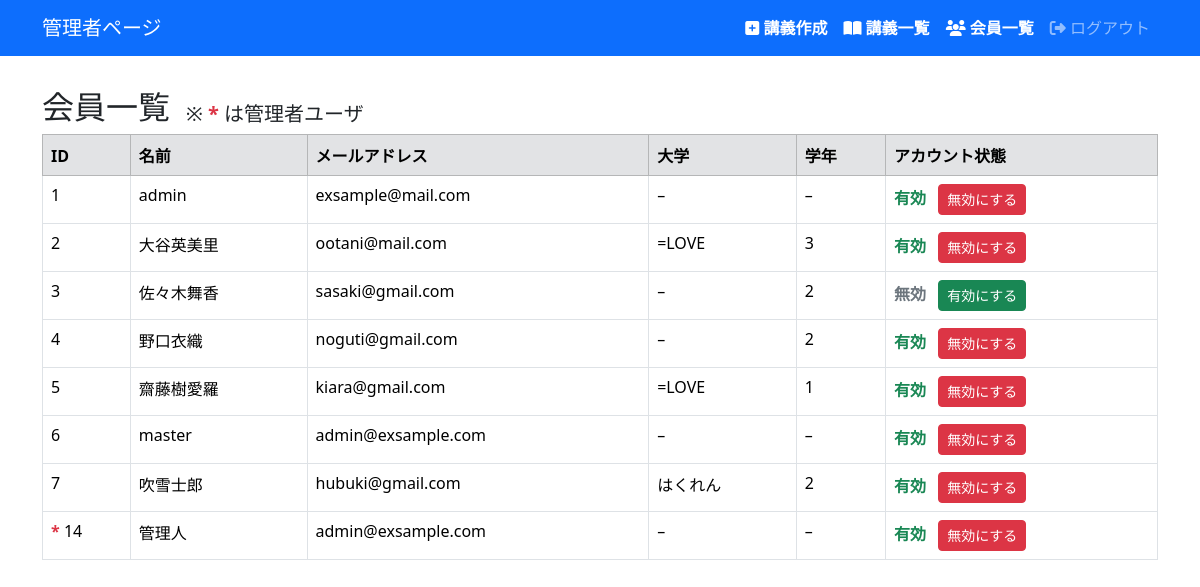
Before: /manager/users/ (signed in) with the older database file.
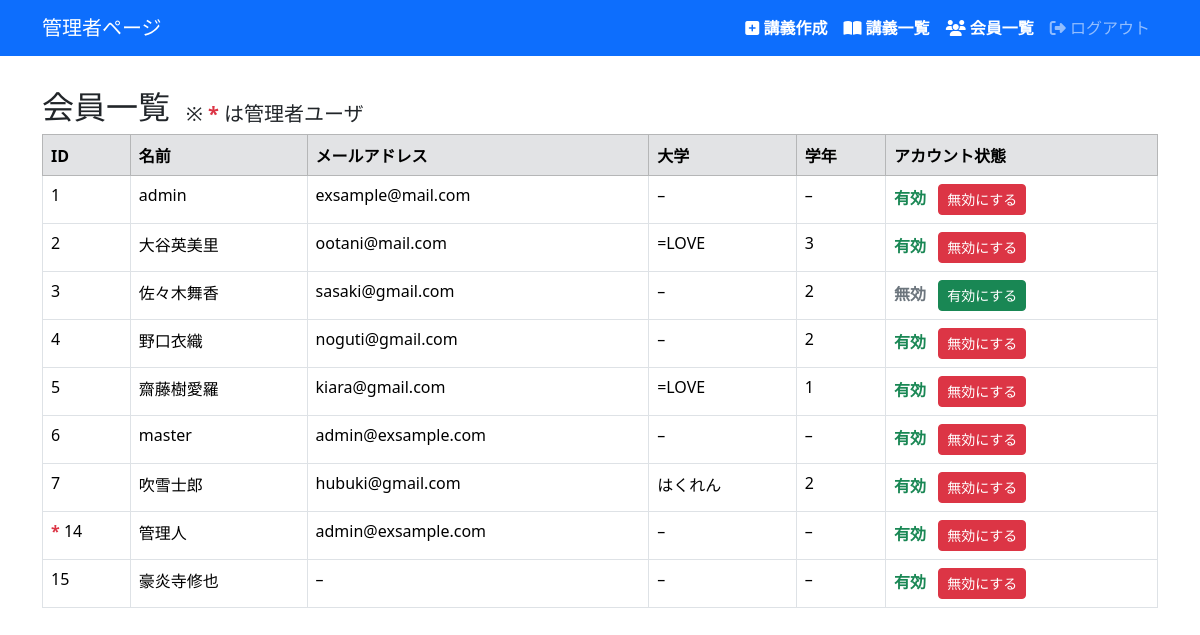
After: the same page with the newer database file.
### helloworld/models.py (models this page shows, shortened)
class User(AbstractUser):
    university = models.CharField(max_length=128, null=True, blank=True)
    school_year = models.PositiveIntegerField(null=True, blank=True)
    is_manager = models.BooleanField(default=False)

### helloworld/views.py (the view)
# urls.py: path('manager/users/', views.user_index, name='users_index'),
def user_index(request):
    users = User.objects.all()
    context = {
        'users': users,
    }
    return render(request, 'snippets/users/index.html', context)

### helloworld/templates/snippets/users/index.html
{% extends 'base.html' %}
{% load django_bootstrap5 %}
{% block main %}
<div class="d-flex align-items-end">
    <h2>会員一覧</h2>
    <h5 class="ms-3">※ <span class="text-danger fw-bold">*</span> は管理者ユーザ</h5>
</div>
<table class="table table-hover table-bordered">
    <thead class="table table-secondary">
        <tr>
            <th>ID</th>
            <th>名前</th>
            <th>メールアドレス</th>
            <th>大学</th>
            <th>学年</th>
            <th>アカウント状態</th>
        </tr>
    </thead>
    <tbody>
        {% for user in users %}
        {% if user.is_manager %}
        <tr>
            <td>
                <span class="text-danger fw-bold">*</span>
                {{ user.id }}
            </td>
            <td>{{ user.username }}</td>
            <td>{{ user.email|default:"–" }}</td>
            <td>{{ user.university|default:"–" }}</td>
            <td>{{ user.school_year|default:"–" }}</td>
            <td>{% include 'users/_user_is_active.html' %}</td>
        </tr>
        {% else %}
        <tr>
            <td>{{ user.id }}</td>
            <td>{{ user.username }}</td>
            <td>{{ user.email|default:"–" }}</td>
            <td>{{ user.university|default:"–" }}</td>
            <td>{{ user.school_year|default:"–" }}</td>
            <td>{% include 'users/_user_is_active.html' %}</td>
        </tr>
        {% endif %}
        {% endfor %}
    </tbody>
</table>
{% endblock %}

### helloworld/templates/snippets/base.html (shortened to what this page needs)
{% load static %}
{% load django_bootstrap5 %}
<html>
<head>
    {% bootstrap_css %}
    <link rel="stylesheet" href="{% static 'snippets/css/style.css' %}">
    <link rel="stylesheet" href="https://cdnjs.cloudflare.com/ajax/libs/font-awesome/6.5.0/css/all.min.css">
</head>
<body>
    <header>
        {% if user.is_authenticated %}
            {% if user.is_manager %}
                <nav class="navbar navbar-expand flex-md-row navbar-dark bg-primary">
                    <div class="container justify-content-between">
                        <a href="/" class="navbar-brand">管理者ページ</a>
                        <ul class="navbar-nav mr-md-2">
                            <li><a class="nav-link text-white fw-bold" href="{% url 'lectures_new' %}"><i class="fa-solid fa-square-plus"></i> 講義作成</a></li>
                            <li><a class="nav-link text-white fw-bold" href="{% url 'lectures_index' %}"><i class="fa-solid fa-book-open"></i> 講義一覧</a></li>
                            <li><a class="nav-link text-white fw-bold" href="{% url 'users_index' %}"><i class="fa-solid fa-users"></i> 会員一覧</a></li>
                            <li>
                                <form action="{% url 'logout' %}" method="post" name="f_logout" class="mb-0">
                                    <a href="javascript:document.f_logout.submit()" class="logout nav-link"><i class="fa-solid fa-right-from-bracket"></i> ログアウト</a>
                                </form>
                            </li>
                        </ul>
                    </div>
                </nav>
            {% endif %}
        {% endif %}
    </header>
    <main>
        <div class="container">
            {% block main %}{% endblock %}
        </div>
    </main>
</body>
</html>

### helloworld/templates/snippets/users/_user_is_active.html (shortened to what this page needs)
{% if user.is_active %}
    <span class="text-success fw-bold">有効</span>
    <form method="post" action="{% url 'users_active_switch' user.id %}" style="display:inline;">
        <button type="submit"
                class="btn btn-sm btn-danger ms-2"
                onclick="return confirm('本当に{{ user.username }}さんのアカウントを無効にしますか？')">
                無効にする
        </button>
    </form>
{% else %}
    <span class="text-secondary fw-bold">無効</span>
    <form method="post" action="{% url 'users_active_switch' user.id %}" style="display:inline;">
        <button type="submit"
                class="btn btn-sm btn-success ms-2"
                onclick="return confirm('{{ user.username }}さんのアカウントを有効にしますか？')">
            有効にする
        </button>
    </form>
{% endif %}

### helloworld/static/snippets/css/style.css (style rules this page uses)
main { padding: 2rem 0; }

Changed rows visible on the page:
added User: id "15", username "豪炎寺修也", email "–", university "–", school_year "–"
